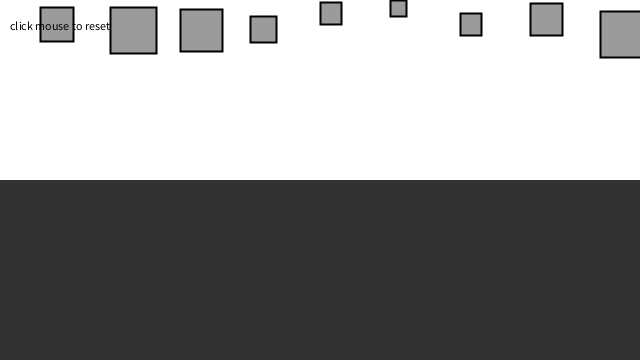
Frame 1 (no input)
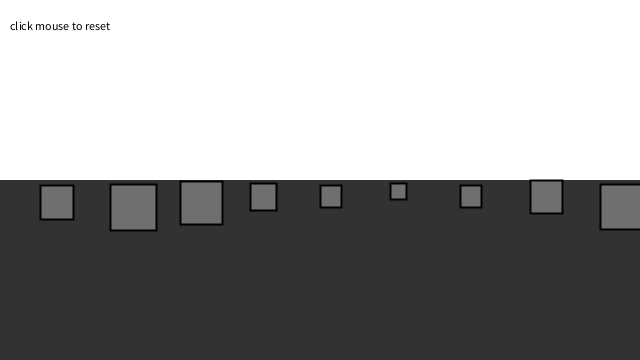
Frame 60 (the mouse pressed at the canvas centre just before this capture)
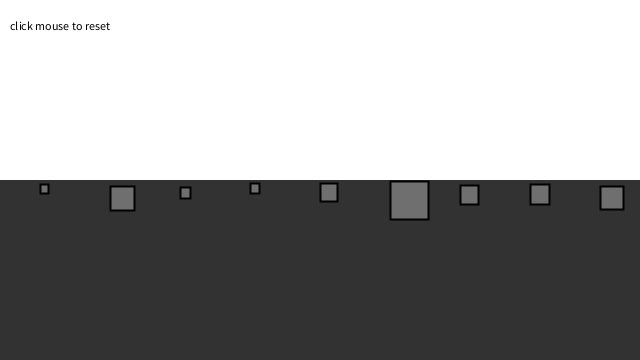
Frame 120 (the mouse held since frame 60 and released just before this capture)

The Processing sketch that drew these frames (run headless with seeded random() and noise(); from frame 60 on, the mouse is pressed at the canvas centre):

// Processing sketch: exer_2_6
// ── exer_2_6.pde
/* Rilla's solution for exercise 2.6 in Daniel Shiffman's The Nature of Code 
 
and based largely on Shiffman's code for example 2.5
 
Exercise 2.6
The formula for drag also included surface area. Can you create a simulation of 
boxes falling into water with a drag force dependent on the length of the side hitting the water? */


// Demonstration of multiple force acting on bodies (Mover class)
// Bodies experience gravity continuously
// Bodies experience fluid resistance when in "water"

// 9 moving bodies
Mover[] movers = new Mover[9];

// Liquid
Liquid liquid;

void setup() {
  size(640, 360);
  reset();
  // Create liquid object
  liquid = new Liquid(0, height/2, width, height/2, 0.1);
}

void draw() {
  background(255);

  // Draw water
  liquid.display();

  for (int i = 0; i < movers.length; i++) {

    // Is the Mover in the liquid?
    if (liquid.contains(movers[i])) {
      // Calculate drag force
      PVector dragForce = liquid.drag(movers[i]);
      // Apply drag force to Mover
      movers[i].applyForce(dragForce);
    }

    // Gravity is scaled by mass here!
    PVector gravity = new PVector(0, 0.1*movers[i].mass);
    // Apply gravity
    movers[i].applyForce(gravity);

    // Update and display
    movers[i].update();
    movers[i].display();
    movers[i].checkEdges();
  }

  fill(0);
  text("click mouse to reset", 10, 30);
}

void mousePressed() {
  reset();
}

// Restart all the Mover objects randomly
void reset() {
  for (int i = 0; i < movers.length; i++) {
    movers[i] = new Mover(random(0.5, 3), 40+i*70, random(30));
  }
}
// ── Liquid.pde
// The Nature of Code
// Daniel Shiffman
// http://natureofcode.com

// Liquid class 
class Liquid {


  // Liquid is a rectangle
  float x, y, w, h;
  // Coefficient of drag
  float c;

  Liquid(float x_, float y_, float w_, float h_, float c_) {
    x = x_;
    y = y_;
    w = w_;
    h = h_;
    c = c_;
  }

  // Is the Mover in the Liquid?
  boolean contains(Mover m) {
    PVector l = m.position;
    return l.x > x && l.x < x + w && l.y > y && l.y < y + h;
  }

  // Calculate drag force
  PVector drag(Mover m) {
    
    // simplified drag magnitude is coefficient * speed * speed
    // more accurate drag magnitude includes area too: coefficient * speed * speed * area
    // we will model area based on box length, which is m.mass * 16
    // then scale it by 0.1 as otherwise drag force is hilariously too strong
    
    float area = m.mass * 16 * 0.1;
    
    float speed = m.velocity.mag();
    float dragMagnitude = c * speed * speed * area;

    // Direction is inverse of velocity
    PVector dragForce = m.velocity.get();
    dragForce.mult(-1);

    // Scale according to magnitude
    // dragForce.setMag(dragMagnitude);
    dragForce.normalize();
    dragForce.mult(dragMagnitude);
    return dragForce;
  }

  void display() {
    noStroke();
    fill(50);
    rect(x, y, w, h);
  }
}
// ── Mover.pde
// The Nature of Code
// Daniel Shiffman
// http://natureofcode.com

class Mover {

  // position, velocity, and acceleration 
  PVector position;
  PVector velocity;
  PVector acceleration;

  // Mass is tied to size
  float mass;

  Mover(float m, float x, float y) {
    mass = m;
    position = new PVector(x, y);
    velocity = new PVector(0, 0);
    acceleration = new PVector(0, 0);
  }

  // Newton's 2nd law: F = M * A
  // or A = F / M
  void applyForce(PVector force) {
    // Divide by mass 
    PVector f = PVector.div(force, mass);
    // Accumulate all forces in acceleration
    acceleration.add(f);
  }

  void update() {

    // Velocity changes according to acceleration
    velocity.add(acceleration);
    // position changes by velocity
    position.add(velocity);
    // We must clear acceleration each frame
    acceleration.mult(0);
  }

  // Draw Mover
  void display() {
    stroke(0);
    strokeWeight(2);
    fill(127, 200);
    rect(position.x, position.y, mass*16, mass*16);
  }

  // Bounce off bottom of window
  void checkEdges() {
    if (position.y > height) {
      velocity.y *= -0.9;  // A little dampening when hitting the bottom
      position.y = height;
    }
  }
}
